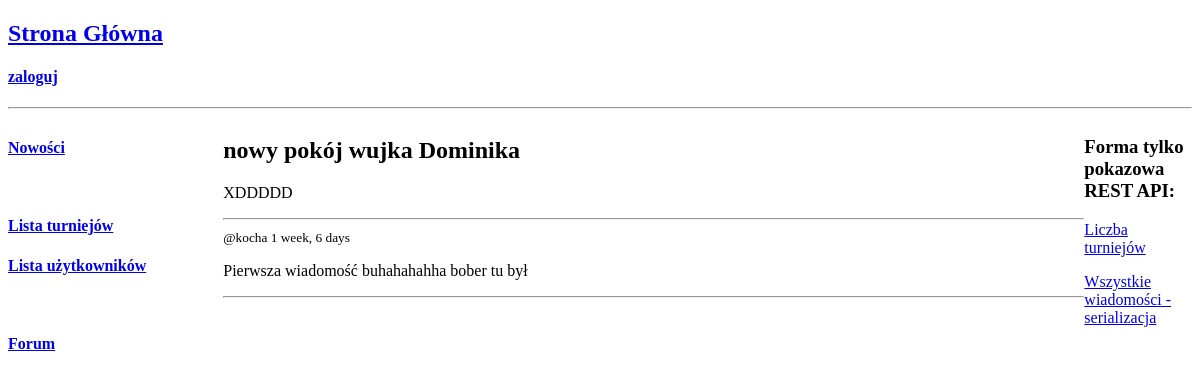
The app's page /forum/pokoj/2/, older data.
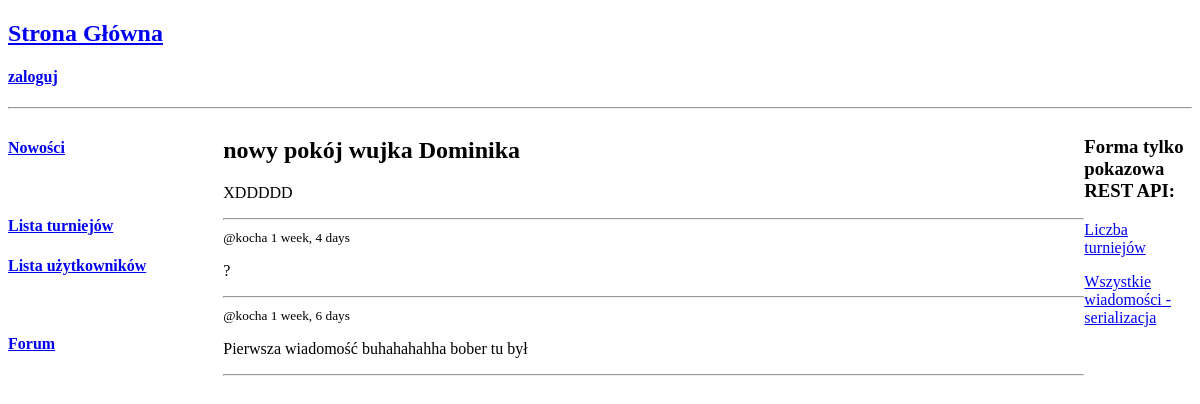
The same page, newer data.
### chat/models.py (models this page shows, shortened)
class Room(models.Model):
    host = models.ForeignKey(User, on_delete=models.SET_NULL, null=True)
    name = models.CharField(max_length=255)
    topic = models.ForeignKey(Topic,on_delete = models.SET_NULL, null = True, blank = True)
    description = models.TextField(null = True, blank = True)
    tournament = models.OneToOneField(Tournaments, null = True, blank = True, on_delete= models.CASCADE)
    data_create =  models.DateTimeField(auto_now_add = True)
    data_updated = models.DateTimeField(auto_now=True)

class Messages(models.Model):
    room = models.ForeignKey(Room, on_delete=models.SET_NULL, null=True)
    user = models.ForeignKey(User, on_delete=models.SET_NULL, null=True)
    body = models.TextField()
    data_create =  models.DateTimeField(auto_now_add = True)
    data_updated = models.DateTimeField(auto_now=True)
    class Meta:
        ordering = ['-data_updated', '-data_create']

### chat/views.py (the view, shortened to what this page needs)
# urls.py: path('pokoj/<str:id>/',RoomView.as_view(), name='room_view'),
class RoomView(View):
    form_class = MessagesForm
    template_name = 'forum/room.html'
    def get(self,request,id=None,*args,**kwargs):
        context = {}
        if id is not None:
            room = get_object_or_404(Room, id=id)
            context['room'] = room
            context['messages'] = Messages.objects.filter(room=id)
        return render(request,self.template_name,context)

### chat/templates/forum/room.html (shortened to what this page needs)
{% extends 'base/main_home.html' %}
{% block home_content %}
<div>
    <div>
        <h2>{{ room.name }}</h2>
        <p>{{ room.description }}</p>
        <hr>
    </div>
    <div>
        {% for message in messages %}
            <small>@{{message.user}}   {{message.data_create|timesince}} </small>
            <p>{{message.body}}</p>
            <hr>
        {% endfor %}
    </div>
</div>
{% endblock home_content %}

### base/templates/base/main_home.html (shortened to what this page needs)
{% extends 'main.html' %}
{% block content %}
<div class = "home-container">
    <div>
        <h4><a href = "{% url 'home' %}">Nowości</a></h4><br>
        <h4><a href="{% url 'tournaments_list' %}">Lista turniejów</a></h4>
        <h4><a href="{% url 'user_list' %}">Lista użytkowników</a></h4>
        <br>
        <h4><a href="{% url 'chat:room_list_view' %}">Forum</a></h4>
    </div>
    {% block home_content %}
    {% endblock home_content %}
    <div>
        <h3>Forma tylko pokazowa REST API:</h3>
        <p><a href ="{% url 'first_api' %}">Liczba turniejów</a></p>
        <p><a href ="{% url 'all_news' %}">Wszystkie wiadomości - serializacja</a></p>
    </div>
</div>
{% endblock content %}

### templates/main.html (shortened to what this page needs)
<!DOCTYPE html>
<html lang="en">
<head>
</head>
<body>
    {% include 'navbar.html' %}
    {% block content %}
    {% endblock content %}
</body>

### templates/navbar.html
<h2><a href = "{% url 'home' %}">Strona Główna</a></h2>
{% if request.user.is_authenticated %}
<h3> Witaj Lordzie {{ user.username }} </h3>
<h4><a href = "{% url 'your_profile' %}"> Twój Profil Lorda </a></h4>
<h4><a href = "{% url 'logout' %}">wyloguj</a></h4>
{% else %}
<h4>
    <a href = "{% url 'login' %}">zaloguj</a>
</h4>
{% endif %}
<hr>

### base/templates/base/main_home.html (style rules this page uses)
.home-container { display: grid; grid-template-columns: 2fr 8fr 1fr; }

Row changes from the older to the newer data that the page shows:
added Messages: user "kocha", data_create "1 week, 4 days", body "?"
